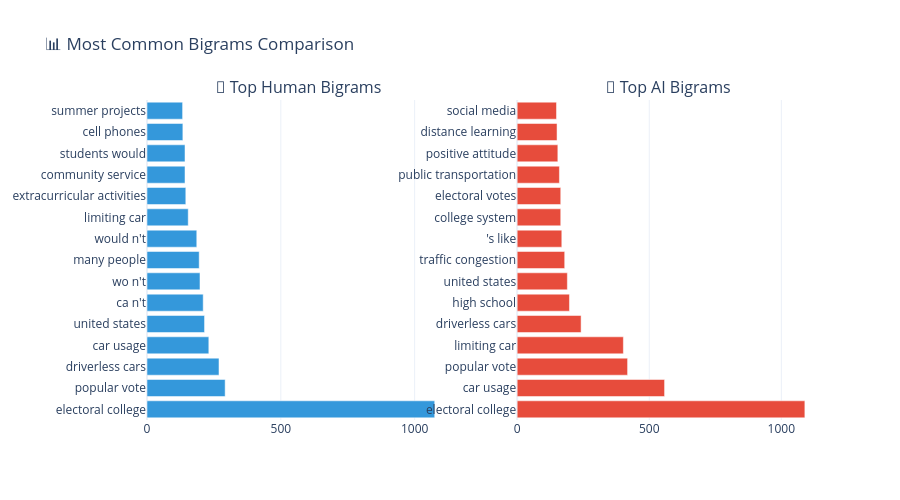

The cell this chart's notebook holds for it:
### Markdown cell above
## 🔤 5. N-Gram Analysis

### Code cell
# ============================================
# 🔤 N-GRAM ANALYSIS
# ============================================

def get_top_ngrams(text_series, n=2, top_k=20):
    """Extract top n-grams from text series"""
    all_text = ' '.join(text_series)
    tokens = word_tokenize(all_text.lower())
    tokens = [t for t in tokens if t not in string.punctuation and t not in stopwords.words('english')]
    n_grams = list(ngrams(tokens, n))
    ngram_freq = Counter(n_grams)
    return ngram_freq.most_common(top_k)

# Analyze bigrams and trigrams
print("🔍 Analyzing N-grams...")

human_texts = df_sample[df_sample['generated'] == 0]['text'].sample(1000)
ai_texts = df_sample[df_sample['generated'] == 1]['text'].sample(1000)

# Bigrams
human_bigrams = get_top_ngrams(human_texts, n=2, top_k=15)
ai_bigrams = get_top_ngrams(ai_texts, n=2, top_k=15)

# Create comparison plot
fig = make_subplots(rows=1, cols=2,
                    subplot_titles=('👤 Top Human Bigrams', '🤖 Top AI Bigrams'))

# Human bigrams
bigram_text = [' '.join(bg[0]) for bg in human_bigrams]
bigram_count = [bg[1] for bg in human_bigrams]
fig.add_trace(
    go.Bar(x=bigram_count, y=bigram_text, orientation='h',
           marker_color=COLOR_PALETTE['primary']),
    row=1, col=1
)

# AI bigrams
bigram_text = [' '.join(bg[0]) for bg in ai_bigrams]
bigram_count = [bg[1] for bg in ai_bigrams]
fig.add_trace(
    go.Bar(x=bigram_count, y=bigram_text, orientation='h',
           marker_color=COLOR_PALETTE['secondary']),
    row=1, col=2
)

fig.update_layout(
    title_text="📊 Most Common Bigrams Comparison",
    height=500,
    template='plotly_white',
    showlegend=False
)

fig.show()

### Figure 1 — Plotly figure (JSON) as saved in the notebook; plotly's stock layout.template omitted (floating-point values rounded to 4 significant figures)
{"data": [{"marker": {"color": "#3498db"}, "orientation": "h", "type": "bar", "x": [1075, 292, 269, 231, 215, 210, 198, 195, 186, 154, 145, 142, 142, 134, 133], "xaxis": "x", "y": ["electoral college", "popular vote", "driverless cars", "car usage", "united states", "ca n't", "wo n't", "many people", "would n't", "limiting car", "extracurricular activities", "community service", "students would", "cell phones", "summer projects"], "yaxis": "y"}, {"marker": {"color": "#e74c3c"}, "orientation": "h", "type": "bar", "x": [1089, 558, 418, 402, 242, 198, 190, 180, 169, 165, 165, 160, 154, 151, 149], "xaxis": "x2", "y": ["electoral college", "car usage", "popular vote", "limiting car", "driverless cars", "high school", "united states", "traffic congestion", "'s like", "college system", "electoral votes", "public transportation", "positive attitude", "distance learning", "social media"], "yaxis": "y2"}], "layout": {"annotations": [{"font": {"size": 16}, "showarrow": false, "text": "👤 Top Human Bigrams", "x": 0.225, "xanchor": "center", "xref": "paper", "y": 1, "yanchor": "bottom", "yref": "paper"}, {"font": {"size": 16}, "showarrow": false, "text": "🤖 Top AI Bigrams", "x": 0.775, "xanchor": "center", "xref": "paper", "y": 1, "yanchor": "bottom", "yref": "paper"}], "height": 500, "showlegend": false, "title": {"text": "📊 Most Common Bigrams Comparison"}, "xaxis": {"anchor": "y", "domain": [0, 0.45]}, "xaxis2": {"anchor": "y2", "domain": [0.55, 1]}, "yaxis": {"anchor": "x", "domain": [0, 1]}, "yaxis2": {"anchor": "x2", "domain": [0, 1]}}}
